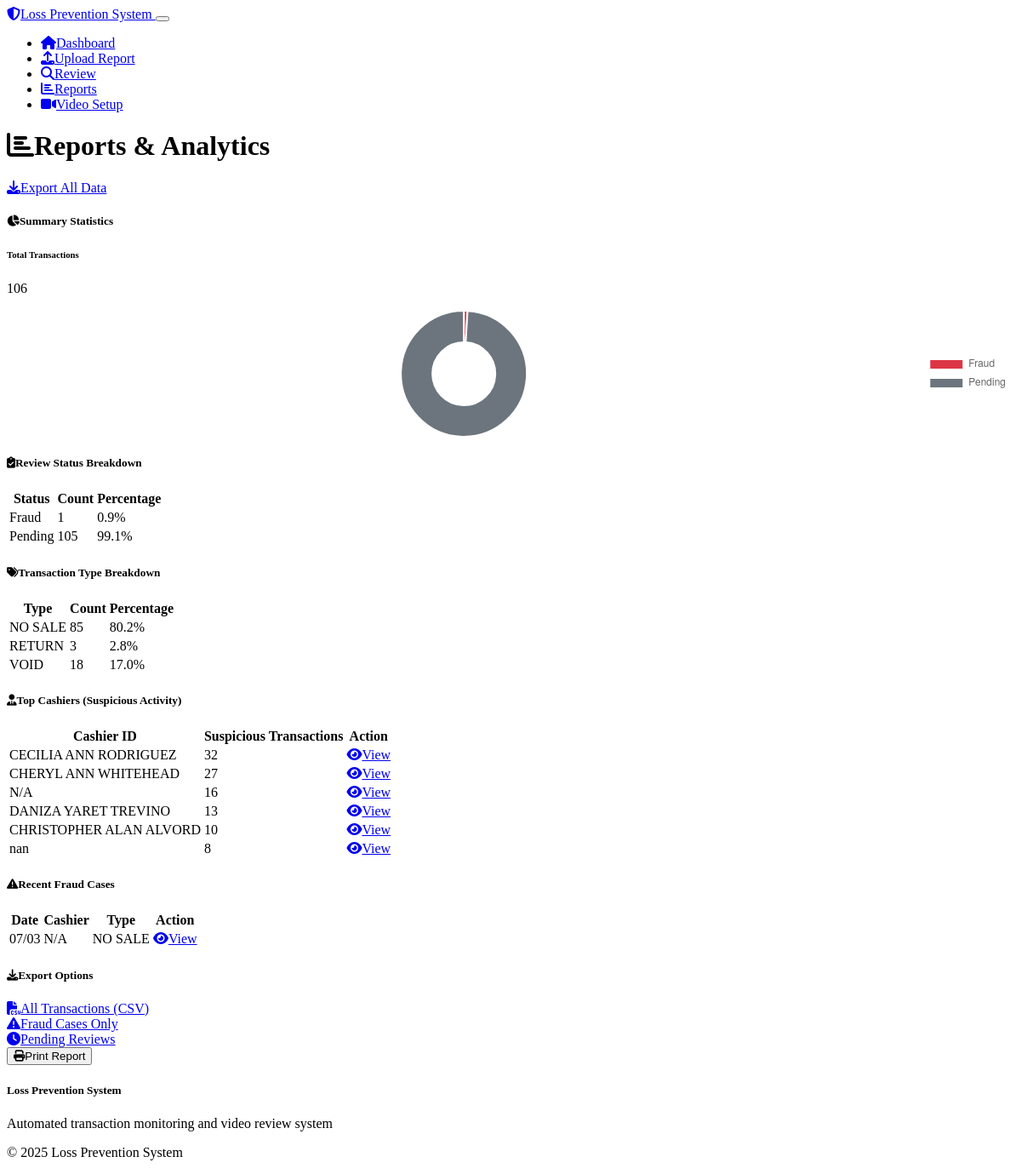
Page /reports on the committed database.
### models.py (models this page shows)
class SuspiciousTransaction(db.Model):
    id = db.Column(db.Integer, primary_key=True)
    report_id = db.Column(db.Integer, db.ForeignKey('transaction_report.id'), nullable=False)
    transaction_timestamp = db.Column(db.DateTime, nullable=False)
    cashier_id = db.Column(db.String(50))
    register_id = db.Column(db.String(50))
    transaction_type = db.Column(db.String(50), nullable=False)  # VOID, REFUND, NO_SALE, DISCOUNT_REMOVED
    transaction_id = db.Column(db.String(100))
    amount = db.Column(db.Float)
    pump_number = db.Column(db.String(10))
    raw_data = db.Column(db.Text)  # Store original row data
    video_clip_path = db.Column(db.String(500))
    video_processed = db.Column(db.Boolean, default=False)
    video_error = db.Column(db.Text)
    review_status = db.Column(db.String(20), default='pending')  # pending, ok, review, fraud
    review_date = db.Column(db.DateTime)
    review_notes = db.Column(db.Text)
    created_date = db.Column(db.DateTime, default=datetime.utcnow)
    report = db.relationship('TransactionReport', backref=db.backref('suspicious_transactions_list', lazy=True))

### routes.py (the view)
@app.route('/reports')
def reports():
    total_transactions = SuspiciousTransaction.query.count()
    status_counts = db.session.query(
        SuspiciousTransaction.review_status,
        db.func.count(SuspiciousTransaction.id)
    ).group_by(SuspiciousTransaction.review_status).all()
    type_counts = db.session.query(
        SuspiciousTransaction.transaction_type,
        db.func.count(SuspiciousTransaction.id)
    ).group_by(SuspiciousTransaction.transaction_type).all()
    cashier_counts = db.session.query(
        SuspiciousTransaction.cashier_id,
        db.func.count(SuspiciousTransaction.id)
    ).group_by(SuspiciousTransaction.cashier_id).order_by(
        db.func.count(SuspiciousTransaction.id).desc()
    ).limit(10).all()
    recent_fraud = SuspiciousTransaction.query.filter_by(review_status='fraud').order_by(
        SuspiciousTransaction.review_date.desc()
    ).limit(10).all()
    return render_template('reports.html',
                         total_transactions=total_transactions,
                         status_counts=status_counts,
                         type_counts=type_counts,
                         cashier_counts=cashier_counts,
                         recent_fraud=recent_fraud)

### templates/reports.html (shortened to what this page needs)
{% extends "base.html" %}
{% block content %}
<div class="row">
    <div class="col-12">
        <div class="d-flex justify-content-between align-items-center mb-4">
            <h1><i class="fas fa-chart-bar me-2"></i>Reports & Analytics</h1>
            <a href="{{ url_for('export_csv') }}" class="btn btn-success">
                <i class="fas fa-download me-2"></i>Export All Data
            </a>
        </div>
    </div>
</div>
<div class="row mb-4">
    <div class="col-12">
        <div class="card">
            <div class="card-header">
                <h5 class="card-title mb-0">
                    <i class="fas fa-chart-pie me-2"></i>Summary Statistics
                </h5>
            </div>
            <div class="card-body">
                <div class="row">
                    <div class="col-md-6">
                        <h6>Total Transactions</h6>
                        <p class="fs-3 text-primary">{{ total_transactions }}</p>
                    </div>
                    <div class="col-md-6">
                        <canvas id="statusChart" width="300" height="150"></canvas>
                    </div>
                </div>
            </div>
        </div>
    </div>
</div>
<div class="row mb-4">
    <div class="col-md-6">
        <div class="card">
            <div class="card-header">
                <h5 class="card-title mb-0">
                    <i class="fas fa-clipboard-check me-2"></i>Review Status Breakdown
                </h5>
            </div>
            <div class="card-body">
                <div class="table-responsive">
                    <table class="table table-striped">
                        <thead>
                            <tr>
                                <th>Status</th>
                                <th>Count</th>
                                <th>Percentage</th>
                            </tr>
                        </thead>
                        <tbody>
                            {% for status, count in status_counts %}
                            <tr>
                                <td>
                                    {% if status == 'pending' %}
                                        <span class="badge bg-secondary">Pending</span>
                                    {% elif status == 'ok' %}
                                        <span class="badge bg-success">OK</span>
                                    {% elif status == 'review' %}
                                        <span class="badge bg-warning">Review</span>
                                    {% elif status == 'fraud' %}
                                        <span class="badge bg-danger">Fraud</span>
                                    {% endif %}
                                </td>
                                <td>{{ count }}</td>
                                <td>
                                    {% if total_transactions > 0 %}
                                        {{ "%.1f"|format((count / total_transactions) * 100) }}%
                                    {% else %}
                                        0%
                                    {% endif %}
                                </td>
                            </tr>
                            {% endfor %}
                        </tbody>
                    </table>
                </div>
            </div>
        </div>
    </div>
    <div class="col-md-6">
        <div class="card">
            <div class="card-header">
                <h5 class="card-title mb-0">
                    <i class="fas fa-tags me-2"></i>Transaction Type Breakdown
                </h5>
            </div>
            <div class="card-body">
                <div class="table-responsive">
                    <table class="table table-striped">
                        <thead>
                            <tr>
                                <th>Type</th>
                                <th>Count</th>
                                <th>Percentage</th>
                            </tr>
                        </thead>
                        <tbody>
                            {% for type, count in type_counts %}
                            <tr>
                                <td>
                                    <span class="badge bg-warning">{{ type }}</span>
                                </td>
                                <td>{{ count }}</td>
                                <td>
                                    {% if total_transactions > 0 %}
                                        {{ "%.1f"|format((count / total_transactions) * 100) }}%
                                    {% else %}
                                        0%
                                    {% endif %}
                                </td>
                            </tr>
                            {% endfor %}
                        </tbody>
                    </table>
                </div>
            </div>
        </div>
    </div>
</div>
<div class="row mb-4">
    <div class="col-md-6">
        <div class="card">
            <div class="card-header">
                <h5 class="card-title mb-0">
                    <i class="fas fa-user-tie me-2"></i>Top Cashiers (Suspicious Activity)
                </h5>
            </div>
            <div class="card-body">
                {% if cashier_counts %}
                    <div class="table-responsive">
                        <table class="table table-striped">
                            <thead>
                                <tr>
                                    <th>Cashier ID</th>
                                    <th>Suspicious Transactions</th>
                                    <th>Action</th>
                                </tr>
                            </thead>
                            <tbody>
                                {% for cashier, count in cashier_counts %}
                                <tr>
                                    <td>{{ cashier or 'Unknown' }}</td>
                                    <td>
                                        <span class="badge bg-{% if count >= 10 %}danger{% elif count >= 5 %}warning{% else %}secondary{% endif %}">
                                            {{ count }}
                                        </span>
                                    </td>
                                    <td>
                                        <a href="{{ url_for('dashboard') }}?cashier={{ cashier }}" class="btn btn-sm btn-outline-primary">
                                            <i class="fas fa-eye me-1"></i>View
                                        </a>
                                    </td>
                                </tr>
                                {% endfor %}
                            </tbody>
                        </table>
                    </div>
                {% else %}
                    <p class="text-muted">No cashier data available.</p>
                {% endif %}
            </div>
        </div>
    </div>
    <div class="col-md-6">
        <div class="card">
            <div class="card-header">
                <h5 class="card-title mb-0">
                    <i class="fas fa-exclamation-triangle me-2"></i>Recent Fraud Cases
                </h5>
            </div>
            <div class="card-body">
                {% if recent_fraud %}
                    <div class="table-responsive">
                        <table class="table table-striped">
                            <thead>
                                <tr>
                                    <th>Date</th>
                                    <th>Cashier</th>
                                    <th>Type</th>
                                    <th>Action</th>
                                </tr>
                            </thead>
                            <tbody>
                                {% for fraud in recent_fraud %}
                                <tr>
                                    <td>{{ fraud.transaction_timestamp.strftime('%m/%d') }}</td>
                                    <td>{{ fraud.cashier_id or 'Unknown' }}</td>
                                    <td>
                                        <span class="badge bg-warning">{{ fraud.transaction_type }}</span>
                                    </td>
                                    <td>
                                        <a href="{{ url_for('review_transaction', transaction_id=fraud.id) }}" class="btn btn-sm btn-outline-primary">
                                            <i class="fas fa-eye me-1"></i>View
                                        </a>
                                    </td>
                                </tr>
                                {% endfor %}
                            </tbody>
                        </table>
                    </div>
                {% else %}
                    <div class="text-center py-3">
                        <i class="fas fa-shield-alt fa-2x text-success mb-2"></i>
                        <p class="text-muted">No fraud cases reported yet.</p>
                    </div>
                {% endif %}
            </div>
        </div>
    </div>
</div>
<div class="row">
    <div class="col-12">
        <div class="card">
            <div class="card-header">
                <h5 class="card-title mb-0">
                    <i class="fas fa-download me-2"></i>Export Options
                </h5>
            </div>
            <div class="card-body">
                <div class="row">
                    <div class="col-md-3">
                        <a href="{{ url_for('export_csv') }}" class="btn btn-success w-100 mb-2">
                            <i class="fas fa-file-csv me-2"></i>All Transactions (CSV)
                        </a>
                    </div>
                    <div class="col-md-3">
                        <a href="{{ url_for('export_csv') }}?status=fraud" class="btn btn-danger w-100 mb-2">
                            <i class="fas fa-exclamation-triangle me-2"></i>Fraud Cases Only
                        </a>
                    </div>
                    <div class="col-md-3">
                        <a href="{{ url_for('export_csv') }}?status=pending" class="btn btn-warning w-100 mb-2">
                            <i class="fas fa-clock me-2"></i>Pending Reviews
                        </a>
                    </div>
                    <div class="col-md-3">
                        <button class="btn btn-info w-100 mb-2" onclick="window.print()">
                            <i class="fas fa-print me-2"></i>Print Report
                        </button>
                    </div>
                </div>
            </div>
        </div>
    </div>
</div>
{% endblock %}
{% block scripts %}
<script>
// Create pie chart for status breakdown
const ctx = document.getElementById('statusChart').getContext('2d');
const statusChart = new Chart(ctx, {
    type: 'doughnut',
    data: {
        labels: [
            {% for status, count in status_counts %}
            '{{ status.title() }}',
            {% endfor %}
        ],
        datasets: [{
            data: [
                {% for status, count in status_counts %}
                {{ count }},
                {% endfor %}
            ],
            backgroundColor: [
                {% for status, count in status_counts %}
                {% if status == 'pending' %}'#6c757d'{% elif status == 'ok' %}'#198754'{% elif status == 'review' %}'#ffc107'{% elif status == 'fraud' %}'#dc3545'{% endif %},
                {% endfor %}
            ]
        }]
    },
    options: {
        responsive: true,
        maintainAspectRatio: false,
        plugins: {
            legend: {
                position: 'right'
            }
        }
    }
});
</script>
{% endblock %}

### rows in the picture
SuspiciousTransaction: cashier "CECILIA ANN RODRIGUEZ", id "32"
SuspiciousTransaction: transaction "nan", id "8"
SuspiciousTransaction: transaction_timestamp "07/03", cashier "N/A", transaction_type "NO SALE"

### other values in the picture
{{ total_transactions }} "106"
{{ count }} "1" "105"
{{ "%.1f"|format((count / total_transactions) * 100) }} "0.9" "99.1"
{{ type }} "NO SALE" "RETURN" "VOID"
{{ count }} "85" "3" "18"
{{ "%.1f"|format((count / total_transactions) * 100) }} "80.2" "2.8" "17.0"
{{ cashier or 'Unknown' }} "CHERYL ANN WHITEHEAD" "N/A" "DANIZA YARET TREVINO" "CHRISTOPHER ALAN ALVORD"
{{ count }} "27" "16" "13" "10"
chart data {{ status.title() }} Fraud, Pending
chart data {{ count }} 1, 105
